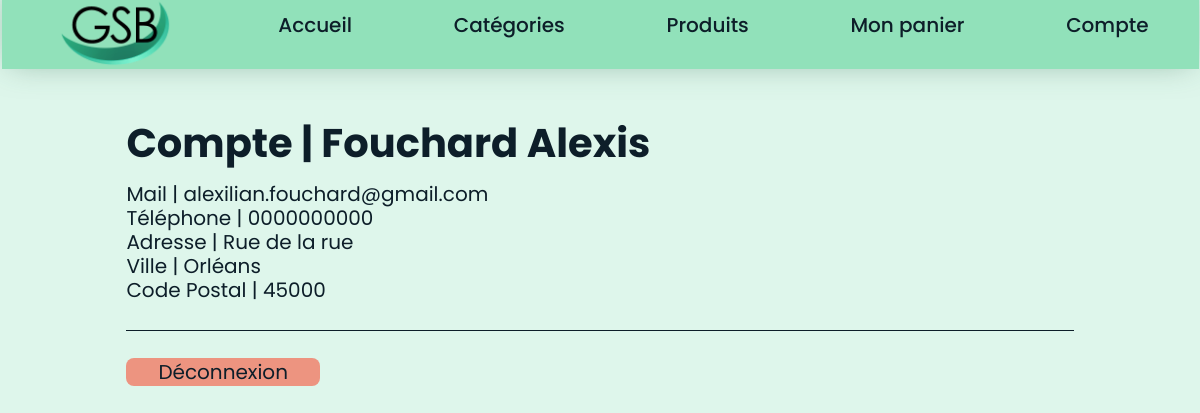
Screenshot of /index.php?uc=seConnecter&action=voirCompte (signed in) with the database file from the repository.
### tables this page shows
CREATE TABLE IF NOT EXISTS `utilisateur` (
  `ID` int(11) NOT NULL AUTO_INCREMENT,
  `Nom` varchar(128) NOT NULL,
  `Prenom` varchar(128) NOT NULL,
  `Telephone` varchar(32) NOT NULL,
  `Code_Postal` varchar(5) NOT NULL,
  `Ville` varchar(128) NOT NULL,
  `Adresse` varchar(128) NOT NULL,
  `Mail` varchar(128) NOT NULL,
  `Password` varchar(512) NOT NULL,
  `ID_Role` int(11) NOT NULL,
  PRIMARY KEY (`ID`),
  KEY `Utilisateur_Role_FK` (`ID_Role`)
);

### modele/bd.produits.inc.php (called while the page is built, shortened)
<?php
	function getCompte($id){
			$monPdo = connexionPDO();
			$req = "SELECT Nom, Prenom, Telephone, Code_Postal, Ville, Adresse, Mail FROM utilisateur WHERE ID = ?";
			$query = $monPdo -> prepare($req);
			$query -> execute(array($id));
			$res = $query -> fetch();
			return $res;
	}
?>

### vues/v_voirCompte.php (the view)
<h1> Compte | <?php echo $nom." ".$prenom; ?></h1>
<div class="compte">
    <div> Mail |        <?php echo $mail; ?></div>
    <div> Téléphone |   <?php echo $telephone; ?></div>
    <div> Adresse |     <?php echo $adresse; ?></div>
    <div> Ville |       <?php echo $ville; ?></div>
    <div> Code Postal | <?php echo $cp; ?></div>
</div>
<div class="hline"></div>
<a class="disconnect" href="index.php?uc=seConnecter&action=deconnexion">Déconnexion</a>

### modele/cssGeneral.css (style rules this page uses)
html { font:normal 125%/1.2em 'Poppins',sans-serif; }
body { background-color: #DEF6EB; }
h1 { color: #0D1E29 ; }
.disconnect { background-color: #ed9480; padding: 0px 32px 0px 32px; border-radius: 8px; text-decoration:none; color:#0D1E29; transition-duration: 250ms; }
.hline { height: 0px; border-top:#0D1E29 1px solid; margin: 3% 0 3% 0; }

### rows the page displays
utilisateur: Nom "Fouchard", Prenom "Alexis", Mail "alexilian.fouchard@gmail.com", Telephone "0000000000", Adresse "Rue de la rue", Ville "Orléans", Code_Postal "45000"
